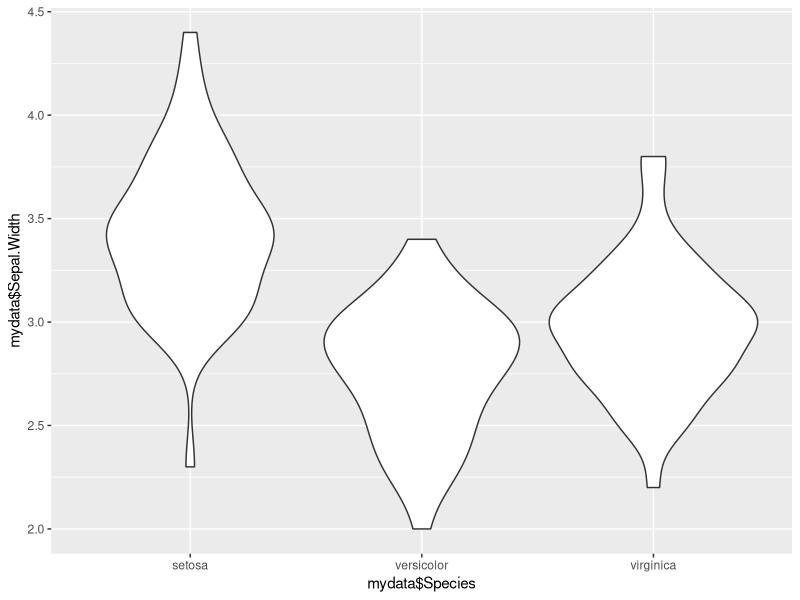

The R source for this figure:
## ---- chunk 1
mydata<-(iris)
## ---- chunk 2
class(mydata$Species)
## ---- chunk 3
median(mydata$Sepal.Width)
## ---- chunk 4
library(ggplot2)
p <- ggplot(mydata, aes(x=mydata$Species, y=mydata$Sepal.Width)) + 
  geom_violin()
  print(p)
## ---- chunk 5
myanswer <- "(The MIT license is considered to be more permissive meaning that there isn't a lot that the developer has to do besides cite the MIT licnese. The GPLV3 license on the other hand is more restrictive which means the devoloper has to make any changes he makes to the code be open sourced. If you want to make it difficult for people to use your code then you can use the GPLV3 license whereas if you only want your name to be included, you can use the MIT license. GPLV3 is a copyleft license which reqiures more conditions be met than the MIT license such as disclosure of source, license and copyright notice and same license (file), whereas MIT licnese conditons only requre a license and copyright notice. Both MIT License and GPLV3 permit commercial use, distribution modification and private use, howerver GPLV3 also permits patent use and MIT license does not. In terms of limitations, both licenses have liability and warranty)"
## ---- chunk 6
nchar(myanswer)
## ---- chunk 7
gsub("MIT", "Massachusetts Institue of Technology", gsub("GPLV3", "General Public License", myanswer))
gsub("MIT", "Massachusetts Institue of Technology", myanswer)
gsub("GPLV3", "General Public License", myanswer )
## ---- chunk 8
cat("
<style>
h1 {
    background-color: #990000;
    color:#FFF;
    text-align:center;
}
h2 {
   background-color:#f3d6d6;
   text-align:center;
   color:#333
}
h3 {
   margin-left:-5px;
   color:#333
}

</style>
")
